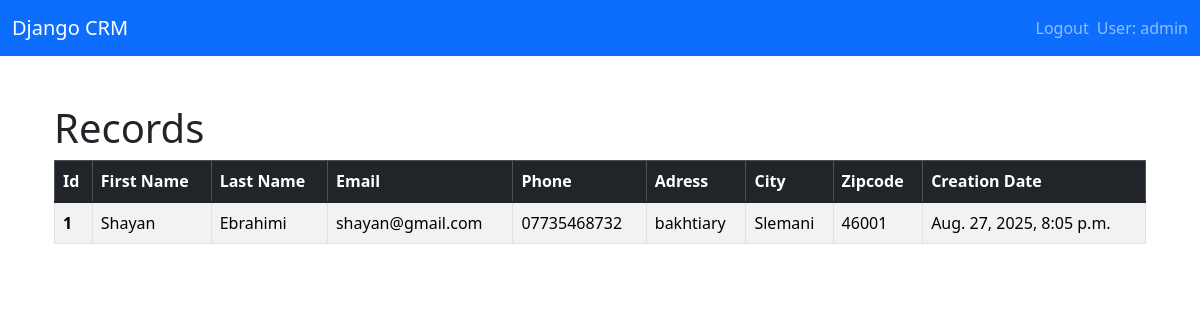
The page / (signed in) on the database as committed earlier.
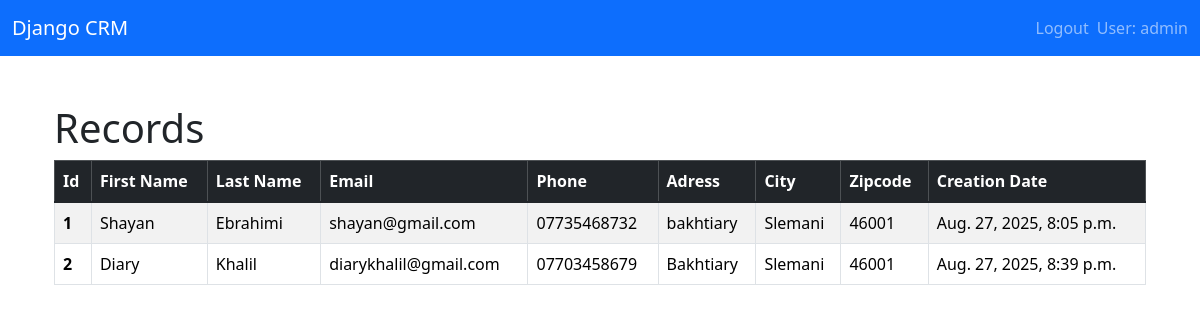
The same page on the database as committed later.
### website/models.py (models this page shows, shortened)
class Record(models.Model):
    created_at = models.DateTimeField(auto_now_add=True)
    first_name = models.CharField(max_length=100)
    last_name = models.CharField(max_length=100)
    email = models.CharField(max_length=100)
    phone_number = models.CharField(max_length=15)
    address = models.CharField(max_length=100)
    city = models.CharField(max_length=100)
    state = models.CharField(max_length=100)
    zipcode =models.CharField(max_length=100)

### website/views.py (the view)
# urls.py: 2. Add a URL to urlpatterns:  path('', views.home, name='home')
@login_required
def home(request):
    records = Record.objects.all()
    context = {"records":records}
    return render(request, "home.html", context)

### website/templates/home.html (shortened to what this page needs)
{% extends "layout.html" %}
{% block content %}
    <h1>Records</h1>
    <table class="table table-striped table-hover table-bordered">
  <thead class="table-dark">
    <tr>
      <th scope="col">Id</th>
      <th scope="col">First Name</th>
      <th scope="col">Last Name</th>
      <th scope="col">Email</th>
      <th scope="col">Phone</th>
      <th scope="col">Adress</th>
      <th scope="col">City</th>
      <th scope="col">Zipcode</th>
      <th scope="col">Creation Date</th>
    </tr>
  </thead>
  <tbody class="table-group-divider">
    {% if records %}
        {% for record in records %}
            <tr>
                <th scope="row">{{record.id}}</th>
                <td>{{record.first_name}}</td>
                <td>{{record.last_name}}</td>
                <td>{{record.email}}</td>
                <td>{{record.phone_number}}</td>
                <td>{{record.address}}</td>
                <td>{{record.city}}</td>
                <td>{{record.zipcode}}</td>
                <td>{{record.created_at}}</td>
            </tr>
        {% endfor %}
    {% endif %}
  </tbody>
</table>
{% endblock content %}

### website/templates/layout.html (shortened to what this page needs)
{% load static %}
<!doctype html>
<html lang="en">
  <head>
    <link href="https://cdn.jsdelivr.net/npm/bootstrap@5.3.7/dist/css/bootstrap.min.css" rel="stylesheet">
  </head>
  <body>
    {% include "navbar.html" %}
    <br>
    <div class="container">
    <main class="container my-4">
        {% block content %}
        {% endblock content %}
    </main>
    </div>
  </body>
  </body>
</html>

### website/templates/navbar.html (shortened to what this page needs)
<nav class="navbar navbar-expand-lg navbar-dark bg-primary">
  <div class="container-fluid">
    <a class="navbar-brand" href="{% url "home" %}">Django CRM</a>
    <div class="collapse navbar-collapse" id="navbarSupportedContent">
      <ul class="navbar-nav ms-auto mb-2 mb-lg-0">
        {% if user.is_authenticated %}
        <li class="nav-item">
          <a class="nav-link" href="{% url "logout" %}">Logout</a>
        </li>
        <span class="navbar-text" >User: {{ user }}</span>
        {% endif %}
      </ul>
    </div>
  </div>
</nav>

Rows that differ between the two databases and show on the page:
added Record: id "2", first_name "Diary", last_name "Khalil", email "diarykhalil@gmail.com", phone_number "07703458679", address "Bakhtiary", city "Slemani", zipcode "46001", created_at "Aug. 27, 2025, 8:39 p.m."
